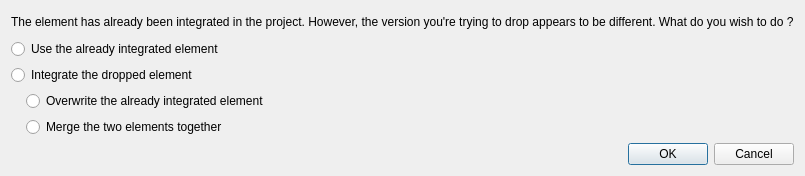
<?xml version="1.0" encoding="UTF-8"?>
<ui version="4.0">
 <class>ImportElementDialog</class>
 <widget class="QDialog" name="ImportElementDialog">
  <property name="geometry">
   <rect>
    <x>0</x>
    <y>0</y>
    <width>754</width>
    <height>176</height>
   </rect>
  </property>
  <property name="windowTitle">
   <string>Integration of an element</string>
  </property>
  <layout class="QVBoxLayout" name="verticalLayout">
   <item>
    <widget class="QLabel" name="label">
     <property name="text">
      <string>The element has already been integrated in the project. However, the version you're trying to drop appears to be different. What do you wish to do ?</string>
     </property>
    </widget>
   </item>
   <item>
    <widget class="QRadioButton" name="m_use_actual_rd">
     <property name="text">
      <string>Use the already integrated element</string>
     </property>
    </widget>
   </item>
   <item>
    <widget class="QRadioButton" name="m_use_drop_rb">
     <property name="text">
      <string>Integrate the dropped element</string>
     </property>
     <property name="checkable">
      <bool>true</bool>
     </property>
     <property name="checked">
      <bool>false</bool>
     </property>
    </widget>
   </item>
   <item>
    <layout class="QVBoxLayout" name="verticalLayout_2">
     <property name="leftMargin">
      <number>15</number>
     </property>
     <item>
      <widget class="QRadioButton" name="m_erase_actual_rb">
       <property name="text">
        <string>Overwrite the already integrated element</string>
       </property>
      </widget>
     </item>
     <item>
      <widget class="QRadioButton" name="m_use_both_rb">
       <property name="text">
        <string>Merge the two elements together</string>
       </property>
       <property name="checked">
        <bool>false</bool>
       </property>
      </widget>
     </item>
    </layout>
   </item>
   <item>
    <widget class="QDialogButtonBox" name="buttonBox">
     <property name="orientation">
      <enum>Qt::Horizontal</enum>
     </property>
     <property name="standardButtons">
      <set>QDialogButtonBox::Cancel|QDialogButtonBox::Ok</set>
     </property>
    </widget>
   </item>
  </layout>
 </widget>
 <resources/>
 <connections>
  <connection>
   <sender>buttonBox</sender>
   <signal>accepted()</signal>
   <receiver>ImportElementDialog</receiver>
   <slot>accept()</slot>
   <hints>
    <hint type="sourcelabel">
     <x>248</x>
     <y>254</y>
    </hint>
    <hint type="destinationlabel">
     <x>157</x>
     <y>274</y>
    </hint>
   </hints>
  </connection>
  <connection>
   <sender>buttonBox</sender>
   <signal>rejected()</signal>
   <receiver>ImportElementDialog</receiver>
   <slot>reject()</slot>
   <hints>
    <hint type="sourcelabel">
     <x>316</x>
     <y>260</y>
    </hint>
    <hint type="destinationlabel">
     <x>286</x>
     <y>274</y>
    </hint>
   </hints>
  </connection>
  <connection>
   <sender>m_use_drop_rb</sender>
   <signal>toggled(bool)</signal>
   <receiver>m_erase_actual_rb</receiver>
   <slot>setEnabled(bool)</slot>
   <hints>
    <hint type="sourcelabel">
     <x>375</x>
     <y>162</y>
    </hint>
    <hint type="destinationlabel">
     <x>375</x>
     <y>188</y>
    </hint>
   </hints>
  </connection>
  <connection>
   <sender>m_use_drop_rb</sender>
   <signal>toggled(bool)</signal>
   <receiver>m_use_both_rb</receiver>
   <slot>setEnabled(bool)</slot>
   <hints>
    <hint type="sourcelabel">
     <x>375</x>
     <y>162</y>
    </hint>
    <hint type="destinationlabel">
     <x>375</x>
     <y>214</y>
    </hint>
   </hints>
  </connection>
 </connections>
</ui>
